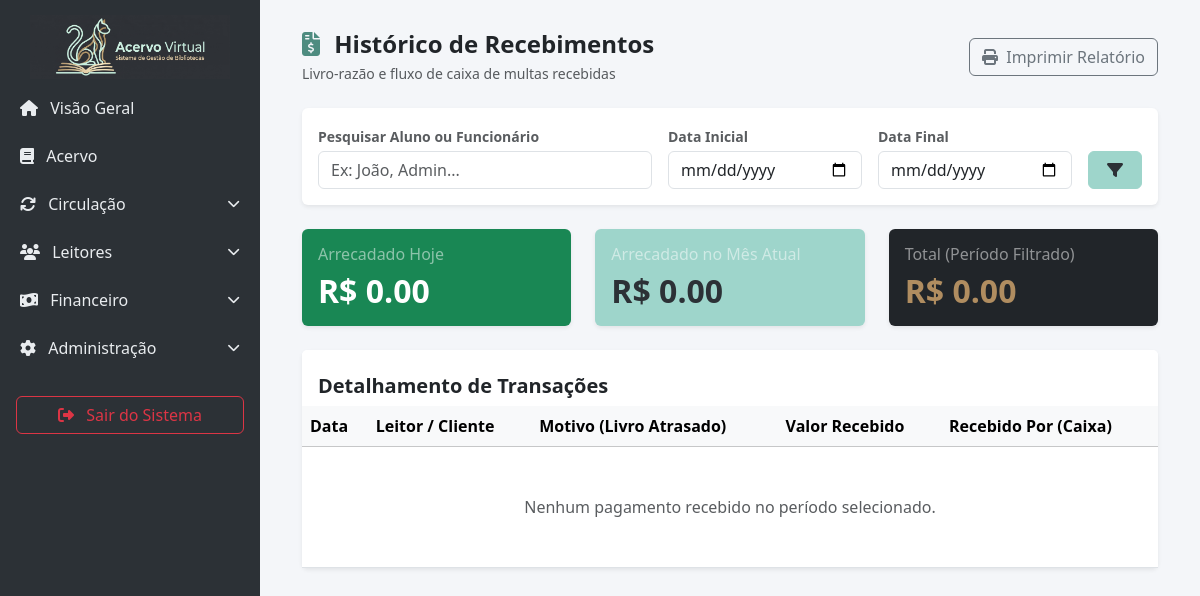
Before: /financeiro/historico/ (signed in) with the older database file.
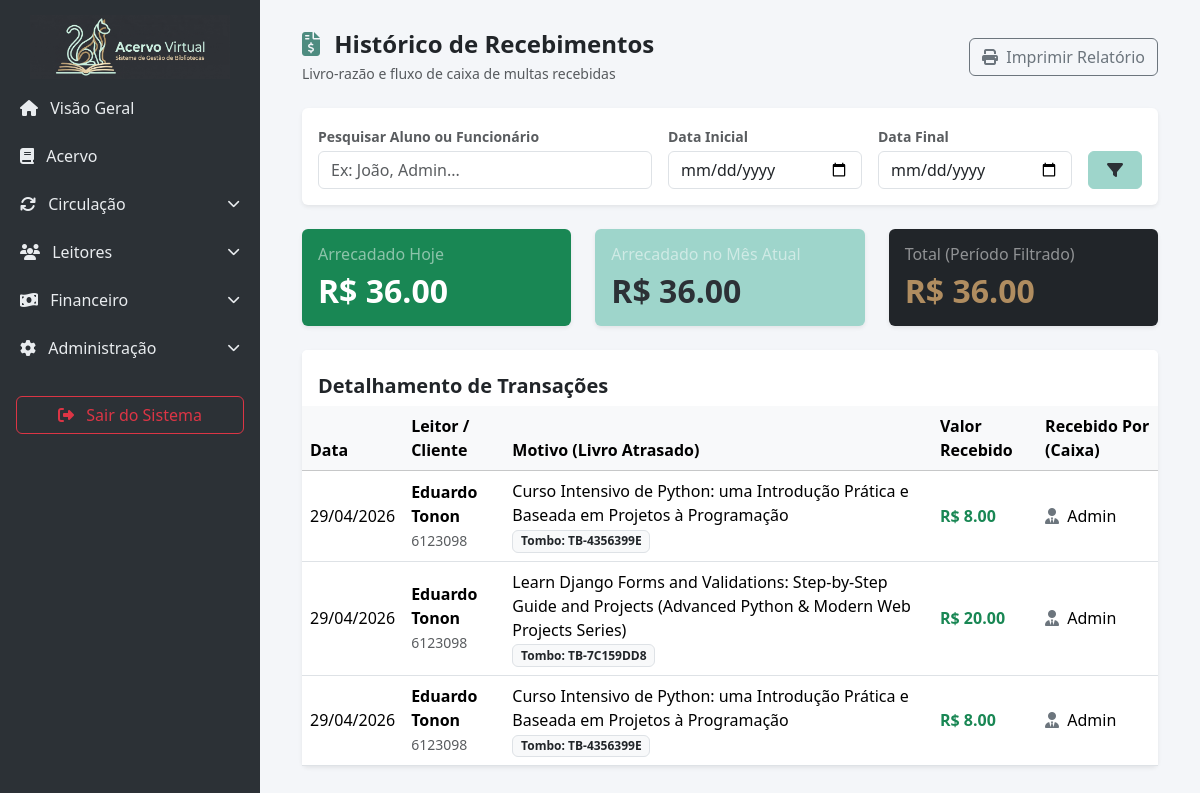
After: the same page with the newer database file.
### biblioteca_app/models.py (models this page shows, shortened)
class Devolucao(models.Model):
    emprestimo = models.OneToOneField(Emprestimo, on_delete=models.CASCADE)
    data_devolucao_real = models.DateField(default=timezone.now)
    valor_multa = models.DecimalField(max_digits=5, decimal_places=2, default=0.00)
    multa_paga = models.BooleanField(default=False)
    recebido_por = models.ForeignKey(User, on_delete=models.SET_NULL, null=True, blank=True, related_name='devolucoes_recebidas')

class Emprestimo(models.Model):
    leitor = models.ForeignKey(Leitor, on_delete=models.CASCADE)
    exemplar = models.ForeignKey(Exemplar, on_delete=models.CASCADE)
    data_emprestimo = models.DateField(default=timezone.now)
    data_devolucao = models.DateField()
    cadastrado_por = models.ForeignKey(User, on_delete=models.SET_NULL, null=True, blank=True, related_name='emprestimos_realizados')

class Leitor(models.Model):
    id_leitor = models.CharField(max_length=50, unique=True, null=True, blank=True, help_text="ID Único ou Matrícula")
    nome = models.CharField(max_length=200)
    data_nascimento = models.DateField()
    celular = models.CharField(max_length=15, unique=True)
    cpf = models.CharField(max_length=14, unique=True)
    email = models.EmailField(unique=True)
    cep = models.CharField(max_length=9)
    endereco = models.CharField(max_length=255)
    complemento = models.CharField(max_length=100, blank=True, null=True)
    cidade = models.CharField(max_length=100)
    class AlertasChoices(models.TextChoices):
        EMAIL = 'email', 'Email'
        CELULAR = 'celular', 'Celular'
    recebimento_alertas = models.CharField(max_length=10, choices=AlertasChoices.choices, default=AlertasChoices.EMAIL)
    ativo = models.BooleanField(default=True, help_text="Desmarque para bloquear temporariamente o leitor")
    foto = models.ImageField(upload_to='fotos_leitores/', null=True, blank=True)

class Exemplar(models.Model):
    class Status(models.TextChoices):
        DISPONIVEL = 'disponivel', 'Disponível'
        EMPRESTADO = 'emprestado', 'Emprestado'
        MANUTENCAO = 'manutencao', 'Em Manutenção'
        PERDIDO = 'perdido', 'Perdido'
    livro = models.ForeignKey(Livro, on_delete=models.CASCADE, related_name='exemplares')
    codigo_tombo = models.CharField(max_length=50, unique=True, help_text="Código identificador único do exemplar físico")
    estado_conservacao = models.CharField(max_length=100, default='Bom')
    status = models.CharField(max_length=20, choices=Status.choices, default=Status.DISPONIVEL)

class Livro(models.Model):
    titulo = models.CharField(max_length=200)
    autor = models.ForeignKey(Autor, on_delete=models.PROTECT, related_name="livros")
    edicao = models.CharField(max_length=100)
    editora = models.ForeignKey(Editora, on_delete=models.PROTECT, related_name="livros", null=True, blank=True)
    idioma = models.CharField(max_length=50, default="Português")
    data_publicacao = models.DateField(blank=True, null=True)
    numero_paginas = models.IntegerField()
    genero = models.ForeignKey(Genero, on_delete=models.PROTECT, related_name="livros")
    classificacao = models.IntegerField()
    sinopse = models.TextField()
    capa = models.ImageField(upload_to='capas/', blank=True, null=True)
    localizacao = models.CharField(max_length=100, blank=True, null=True, help_text="Ex: Estante A, Prateleira 2")

### biblioteca_app/views.py (the view)
# urls.py: path('financeiro/historico/', views.historico_financeiro, name='historico_financeiro'),
@admin_required
def historico_financeiro(request):
    query = request.GET.get('q', '')
    data_inicio = request.GET.get('data_inicio', '')
    data_fim = request.GET.get('data_fim', '')
    devolucoes = Devolucao.objects.filter(
        multa_paga=True,
        valor_multa__gt=0
    ).select_related(
        'emprestimo__leitor',
        'emprestimo__exemplar__livro',
        'recebido_por'
    ).order_by('-data_devolucao_real', '-id')
    if query:
        devolucoes = devolucoes.filter(
            Q(emprestimo__leitor__nome__icontains=query) |
            Q(recebido_por__username__icontains=query) |
            Q(emprestimo__leitor__id_leitor__icontains=query)
        )
    if data_inicio:
        devolucoes = devolucoes.filter(data_devolucao_real__gte=data_inicio)
    if data_fim:
        devolucoes = devolucoes.filter(data_devolucao_real__lte=data_fim)
    hoje = timezone.now().date()
    total_hoje = Devolucao.objects.filter(multa_paga=True, valor_multa__gt=0, data_devolucao_real=hoje).aggregate(Sum('valor_multa'))['valor_multa__sum'] or decimal.Decimal('0.00')
    total_mes = Devolucao.objects.filter(multa_paga=True, valor_multa__gt=0, data_devolucao_real__year=hoje.year, data_devolucao_real__month=hoje.month).aggregate(Sum('valor_multa'))['valor_multa__sum'] or decimal.Decimal('0.00')
    total_filtrado = devolucoes.aggregate(Sum('valor_multa'))['valor_multa__sum'] or decimal.Decimal('0.00')
    context = {
        'devolucoes': devolucoes, 'total_hoje': total_hoje, 'total_mes': total_mes,
        'total_filtrado': total_filtrado, 'query': query, 'data_inicio': data_inicio, 'data_fim': data_fim
    }
    return render(request, 'historico_financeiro.html', context)

### biblioteca_app/templates/historico_financeiro.html (shortened to what the changed rows need)
{% extends 'base.html' %}
{% block content %}
<div class="container-fluid">
    <div class="row g-4 mb-4">
        <div class="col-md-4">
            <div class="card border-0 shadow-sm bg-success text-white h-100">
                <div class="card-body">
                    <h6 class="card-title text-white-50">Arrecadado Hoje</h6>
                    <h2 class="fw-bold mb-0">R$ {{ total_hoje|floatformat:2 }}</h2>
                </div>
            </div>
        </div>
        <div class="col-md-4">
            <div class="card border-0 shadow-sm bg-primary text-white h-100">
                <div class="card-body">
                    <h6 class="card-title text-white-50">Arrecadado no Mês Atual</h6>
                    <h2 class="fw-bold mb-0">R$ {{ total_mes|floatformat:2 }}</h2>
                </div>
            </div>
        </div>
        <div class="col-md-4">
            <div class="card border-0 shadow-sm bg-dark text-white h-100">
                <div class="card-body">
                    <h6 class="card-title text-white-50">Total (Período Filtrado)</h6>
                    <h2 class="fw-bold mb-0 text-warning">R$ {{ total_filtrado|floatformat:2 }}</h2>
                </div>
            </div>
        </div>
    </div>
    <div class="card border-0 shadow-sm" id="area-impressao">
        <div class="card-body p-0 table-responsive">
            <table class="table table-hover align-middle mb-0">
                <thead class="table-light">
                    <tr>
                        <th>Data</th>
                        <th>Leitor / Cliente</th>
                        <th>Motivo (Livro Atrasado)</th>
                        <th>Valor Recebido</th>
                        <th>Recebido Por (Caixa)</th>
                    </tr>
                </thead>
                <tbody>
                    {% for dev in devolucoes %}
                    <tr>
                        <td>{{ dev.data_devolucao_real|date:"d/m/Y" }}</td>
                        <td><strong>{{ dev.emprestimo.leitor.nome }}</strong><br><small class="text-muted">{{ dev.emprestimo.leitor.id_leitor|default:"-" }}</small></td>
                        <td>{{ dev.emprestimo.exemplar.livro.titulo }}<br><small class="badge bg-light text-dark border">Tombo: {{ dev.emprestimo.exemplar.codigo_tombo }}</small></td>
                        <td class="text-success fw-bold">R$ {{ dev.valor_multa|floatformat:2 }}</td>
                        <td><i class="fa-solid fa-user-tie text-secondary me-1"></i> {{ dev.recebido_por.username|title|default:"Sistema" }}</td>
                    </tr>
                    {% empty %}
                    <tr><td colspan="5" class="text-center py-5 text-muted">Nenhum pagamento recebido no período selecionado.</td></tr>
                    {% endfor %}
                </tbody>
            </table>
        </div>
    </div>
</div>
{% endblock %}

Changed rows visible on the page:
added Devolucao: data_devolucao_real "29/04/2026", emprestimo.leitor.nome "Eduardo Tonon", emprestimo.leitor.id_leitor "6123098", emprestimo.exemplar.livro.titulo "Curso Intensivo de Python: uma Introdução Prática e Baseada em Projetos à Programação", emprestimo.exemplar.codigo_tombo "TB-4356399E", valor_multa "8.00", recebido_por.username "Admin"
added Devolucao: data_devolucao_real "29/04/2026", emprestimo.leitor.nome "Eduardo Tonon", emprestimo.leitor.id_leitor "6123098", emprestimo.exemplar.livro.titulo "Learn Django Forms and Validations: Step-by-Step Guide and Projects (Advanced Python & Modern Web Projects Series)", emprestimo.exemplar.codigo_tombo "TB-7C159DD8", valor_multa "20.00", recebido_por.username "Admin"
added Devolucao: data_devolucao_real "29/04/2026", emprestimo.leitor.nome "Eduardo Tonon", emprestimo.leitor.id_leitor "6123098", emprestimo.exemplar.livro.titulo "Curso Intensivo de Python: uma Introdução Prática e Baseada em Projetos à Programação", emprestimo.exemplar.codigo_tombo "TB-4356399E", valor_multa "8.00", recebido_por.username "Admin"
Other visible differences:
{{ total_hoje|floatformat:2 }}: "0.00" → "36.00"
{{ total_mes|floatformat:2 }}: "0.00" → "36.00"
{{ total_filtrado|floatformat:2 }}: "0.00" → "36.00"
text no longer shown: "Nenhum pagamento recebido no período selecionado."
